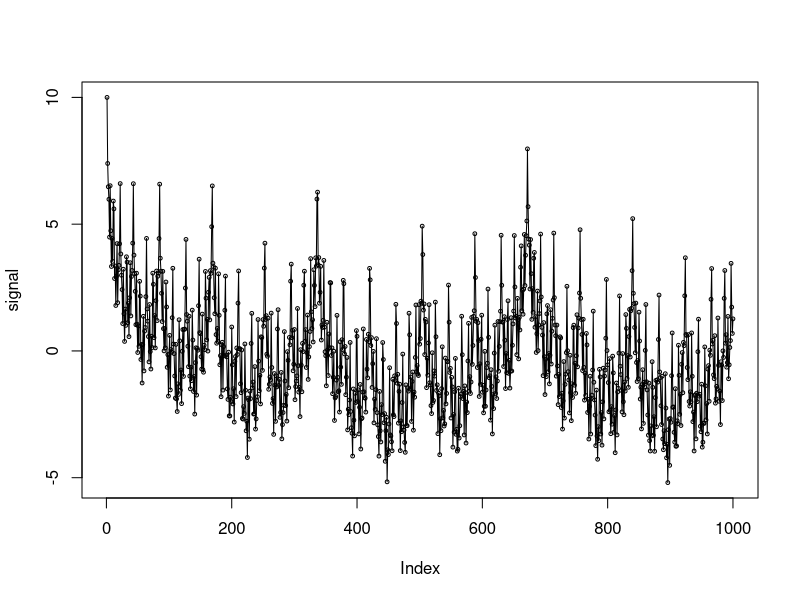
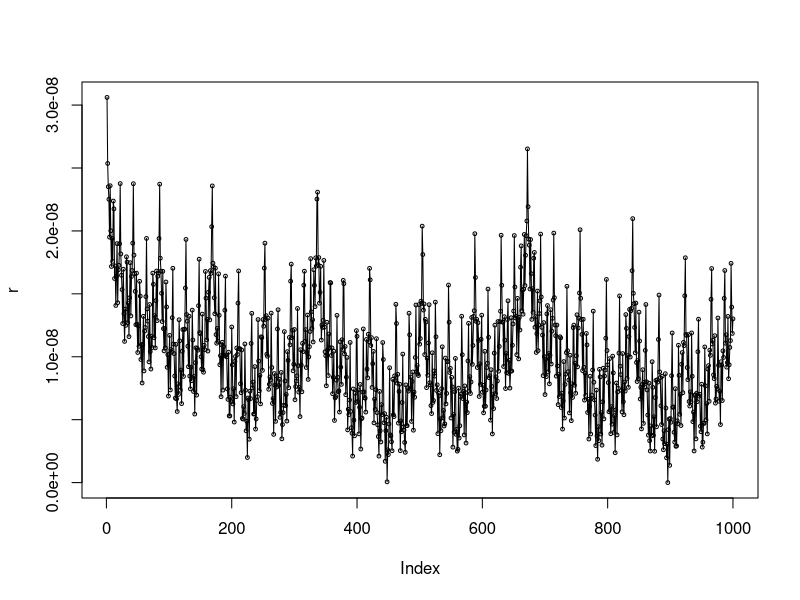

Source code (R) for these figures, in order: (Note: this script raises an error after producing the figures.)
L <- 1e8
x=seq(0, L-1, by = 1e5)
signal = rep(0,length(x))
baseRate=1e-8

# 10 scales of variation in recombination.
# finest scale has period of 1.65 Mb. We'll sample every 100kb 
for(i in 27:18){
  signal = signal + cos(x*2*pi/2^i)                                                                                         
}

plot(signal, cex = .5)
lines(signal)

signal = signal - min(signal)
b = baseRate/mean(signal)
r = b*signal

plot(r, cex = 0.5); lines(r)
length(r)

length(x)
x + 1e5-1

out <- c(paste(x+1e5-1, collapse=","), paste(r, collapse=","))
writeLines(out, con = "~/workspace/selection-against-introgression/theory_and_simulations/variable_rec_map.txt")
